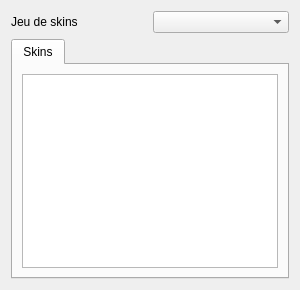
<?xml version="1.0" encoding="UTF-8"?>
<ui version="4.0">
 <class>TexturePanel</class>
 <!-- Panneau « Textures » (LOT-42). Conçu en SECTIONS dès ce lot : LOT-44 (Fond), LOT-45 (Objets),
      LOT-47 (Animations) et LOT-50 (Décors) y ajouteront la leur en insérant un onglet, sans
      toucher aux existantes ni au câblage de MainWindow.
      Les libellés posés ici sont des repères pour Qt Designer : retranslateUi les remplace tous
      par le catalogue de traduction (EX-REN-033). -->
 <widget class="QWidget" name="TexturePanel">
  <layout class="QVBoxLayout" name="rootLayout">
   <item>
    <layout class="QHBoxLayout" name="setLayout">
     <item>
      <widget class="QLabel" name="setLabel">
       <property name="text"><string>Jeu de skins</string></property>
      </widget>
     </item>
     <item>
      <widget class="QComboBox" name="setSelector"/>
     </item>
    </layout>
   </item>
   <item>
    <widget class="QTabWidget" name="sections">
     <property name="currentIndex"><number>0</number></property>
     <widget class="QWidget" name="skinsTab">
      <attribute name="title"><string>Skins</string></attribute>
      <layout class="QVBoxLayout" name="skinsLayout">
       <item>
        <widget class="QTreeView" name="skinsTree">
         <property name="rootIsDecorated"><bool>true</bool></property>
         <property name="alternatingRowColors"><bool>true</bool></property>
         <property name="selectionMode"><enum>QAbstractItemView::SingleSelection</enum></property>
        </widget>
       </item>
      </layout>
     </widget>
    </widget>
   </item>
  </layout>
 </widget>
 <resources/>
 <connections/>
</ui>
